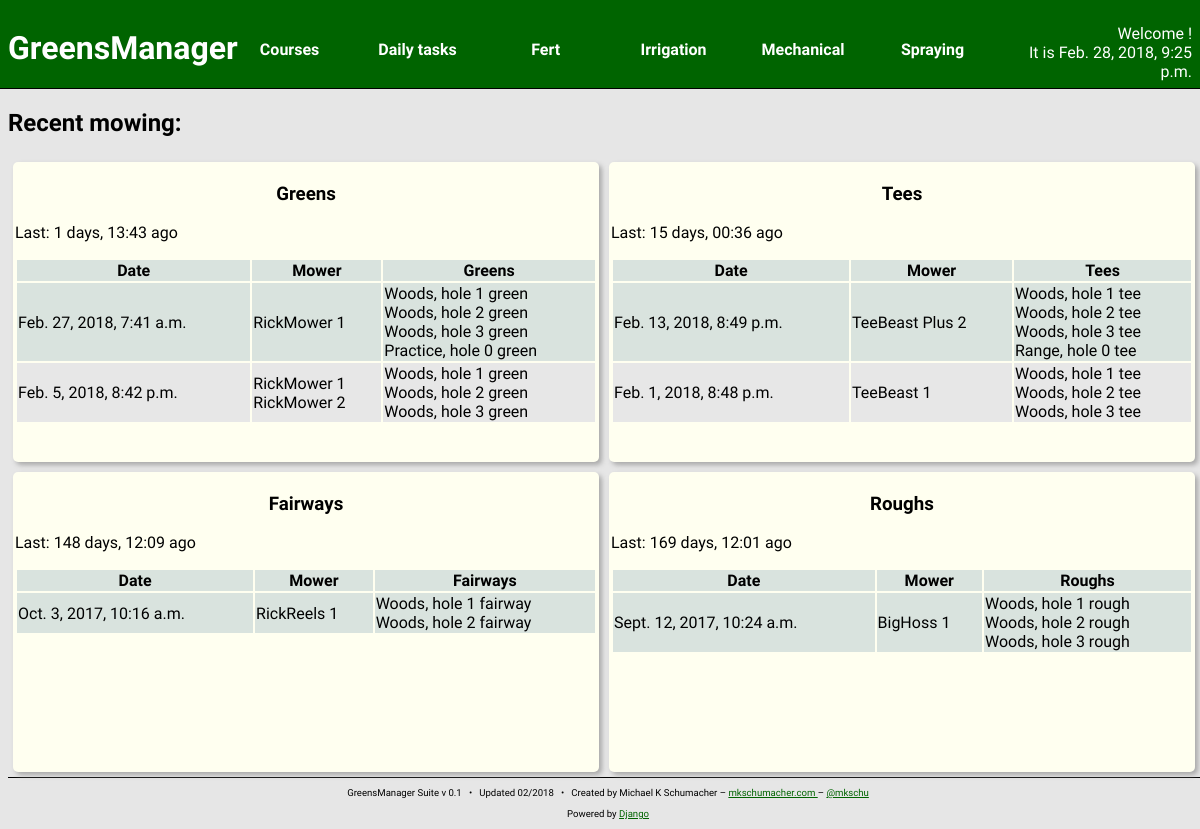
/mow/, run on the app's committed database.
### mowing/models.py (models this page shows)
class Mowing(models.Model):
    mow_date = models.DateTimeField(default=timezone.now)
    created_at = models.DateTimeField(auto_now_add=True)
    updated_at = models.DateTimeField(auto_now=True)

class GreensMowing(Mowing):
    green = models.ManyToManyField('courses.Green')
    mower = models.ManyToManyField('machines.GreensMower')

class Mowing(models.Model):
    mow_date = models.DateTimeField(default=timezone.now)
    created_at = models.DateTimeField(auto_now_add=True)
    updated_at = models.DateTimeField(auto_now=True)

class TeeMowing(Mowing):
    tee = models.ManyToManyField('courses.Tee')
    mower = models.ManyToManyField('machines.TeeMower')

class FairwayMowing(Mowing):
    fairway = models.ManyToManyField('courses.Fairway')
    mower = models.ManyToManyField('machines.FairwayMower')

class RoughMowing(Mowing):
    rough = models.ManyToManyField('courses.Rough')
    mower = models.ManyToManyField('machines.RoughMower')

### machines/models.py (models this page shows)
class Mower(Machine):
    cut_height = models.FloatField()

class GreensMower(Mower):
    """
    GreensMower class

    A subclass of Machine->Mower. Tracks machines typically used to
    mow greens.
    """

class Machine(models.Model):
    make = models.CharField(max_length=128)
    model = models.TextField(max_length=256)
    year = models.IntegerField()
    ident_number = models.CharField(max_length=16,
                                    blank = True,
                                    null = True)
    date_purchased = models.DateField()
    hours = models.FloatField()
    in_commission = models.BooleanField(default = True)
    fuel_type = models.ManyToManyField('parts.Fuel',
                                       blank = True,
                                       related_name = '+')
    oil_type = models.ManyToManyField('parts.Oil',
                                      blank = True,
                                      related_name = '+')
    oil_capacity = models.FloatField(blank = True, null = True)
    hyd_oil_type = models.ManyToManyField('parts.Oil',
                                          blank = True,
                                          related_name = '+')
    hyd_oil_capacity = models.FloatField(blank = True, null = True)
    oil_filter = models.ManyToManyField('parts.Filter',
                                        blank = True,
                                        related_name = '+')
    hyd_oil_filter = models.ManyToManyField('parts.Filter',
                                            blank = True,
                                            related_name = '+')
    fuel_filter = models.ManyToManyField('parts.Filter',
                                         blank = True,
                                         related_name = '+')
    created_at = models.DateTimeField(auto_now_add=True)
    updated_at = models.DateTimeField(auto_now=True)
    def __str__(self):
        return "%s %s" % (self.model, self.ident_number)

class TeeMower(Mower):
    """
    TeeMower class

    A subclass of Machine->Mower. Tracks machines typically used to
    mow tees.
    """

class FairwayMower(Mower):
    """
    FairwayMower class

    A subclass of Machine->Mower. Tracks machines typically used to
    mow fairways.
    """

class RoughMower(Mower):
    """
    RoughMower class

    A subclass of Machine->Mower. Tracks machines typically used to
    mow roughs.
    """

### courses/models.py (models this page shows)
class TurfFeature(models.Model):
    area = models.IntegerField()
    soil_type = models.ForeignKey('turfs.SoilType',
                                  blank = True,
                                  null = True)
    turf_species = models.ForeignKey('turfs.TurfgrassSpecies',
                                     blank = True,
                                     null = True)
    turf_cultivar = models.ForeignKey('turfs.Cultivar',
                                      blank = True,
                                      null = True)
    created_at = models.DateTimeField(auto_now_add=True)
    updated_at = models.DateTimeField(auto_now=True)

class Green(TurfFeature):
    hole = models.ForeignKey(Hole, related_name='green')
    def __str__(self):
        return "%s green" % (self.hole)

class Hole(models.Model):
    number = models.IntegerField()
    nickname = models.CharField(max_length=256,
                                null = True,
                                blank = True)
    par = models.IntegerField(default = 4)
    yardage = models.IntegerField()
    course = models.ForeignKey(Course, related_name='hole')
    created_at = models.DateTimeField(auto_now_add=True)
    updated_at = models.DateTimeField(auto_now=True)
    def __str__(self):
        return "%s, hole %d" % (self.course,
                                self.number)

class Course(models.Model):
    name = models.CharField(max_length=256)
    created_at = models.DateTimeField(auto_now_add=True)
    updated_at = models.DateTimeField(auto_now=True)
    def __str__(self):
        return "%s" % (self.name)

class Tee(TurfFeature):
    hole = models.ForeignKey(Hole, related_name='tee')
    def __str__(self):
        return "%s tee" % (self.hole)

class Fairway(TurfFeature):
    hole = models.ForeignKey(Hole, related_name='fairway')
    def __str__(self):
        return "%s fairway" % (self.hole)

class Rough(TurfFeature):
    hole = models.ForeignKey(Hole, related_name='rough')
    def __str__(self):
        return "%s rough" % (self.hole)

### mowing/views.py (the view)
# urls.py: url(r'^', views.index),
def index(request):
    curr_time = now()
    greens_mow = \
        Mow.GreensMowing.objects.all().order_by('-mow_date')[:5]
    last_greens = curr_time - greens_mow.first().mow_date
    last_greens = "%d days, %02d:%02d" % (
        last_greens.days,
        last_greens.seconds / 3600,
        (last_greens.seconds / 60) % 60
    )
    tee_mow = \
        Mow.TeeMowing.objects.all().order_by('-mow_date')[:5]
    last_tees = curr_time - tee_mow.first().mow_date
    last_tees = "%d days, %02d:%02d" % (
        last_tees.days,
        last_tees.seconds / 3600,
        (last_tees.seconds / 60) % 60
    )
    fairway_mow = \
        Mow.FairwayMowing.objects.all().order_by('-mow_date')[:5]
    last_fairway = curr_time - fairway_mow.first().mow_date
    last_fairway = "%d days, %02d:%02d" % (
        last_fairway.days,
        last_fairway.seconds / 3600,
        (last_fairway.seconds / 60) % 60
    )
    rough_mow = \
        Mow.RoughMowing.objects.all().order_by('-mow_date')[:5]
    last_rough = curr_time - rough_mow.first().mow_date
    last_rough = "%d days, %02d:%02d" % (
        last_rough.days,
        last_rough.seconds / 3600,
        (last_rough.seconds / 60) % 60
    )
    context = {
        'curr_time': curr_time,
        'greens_mow': greens_mow,
        'last_greens': last_greens,
        'tee_mow': tee_mow,
        'last_tees': last_tees,
        'fairway_mow': fairway_mow,
        'last_fairway': last_fairway,
        'rough_mow': rough_mow,
        'last_rough': last_rough
    }
    return render(request, 'mowing/index.html', context)

### mowing/templates/mowing/index.html
{% include "head.html" %}
<h2>Recent mowing:</h2>
<section class="content-block content-block-half">
    <h3>Greens</h3>
    <p>Last: {{ last_greens }} ago</p>
    <table>
        <thead>
            <th>Date</th>
            <th>Mower</th>
            <th>Greens</th>
        </thead>
        {% for m in greens_mow %}
        <tr>
            <td>{{ m.mow_date }}</td>
            <td>{% for mower in m.mower.all %}
                    {{ mower }}<br />
                {% endfor %}
            </td>
            <td>{% for g in m.green.all %}
                    {{ g }}<br />
                {% endfor %}
            </td>
        </tr>
        {% endfor %}
    </table>
</section>
<section class="content-block content-block-half">
    <h3>Tees</h3>
    <p>Last: {{ last_tees }} ago</p>
    <table>
        <thead>
            <th>Date</th>
            <th>Mower</th>
            <th>Tees</th>
        </thead>
        {% for m in tee_mow %}
        <tr>
            <td>{{ m.mow_date }}</td>
            <td>{% for mower in m.mower.all %}
                    {{ mower }}<br />
                {% endfor %}
            </td>
            <td>{% for t in m.tee.all %}
                    {{ t }}<br />
                {% endfor %}
            </td>
        </tr>
        {% endfor %}
    </table>
</section>
<section class="content-block content-block-half">
    <h3>Fairways</h3>
    <p>Last: {{ last_fairway }} ago</p>
    <table>
        <thead>
            <th>Date</th>
            <th>Mower</th>
            <th>Fairways</th>
        </thead>
        {% for m in fairway_mow %}
        <tr>
            <td>{{ m.mow_date }}</td>
            <td>{% for mower in m.mower.all %}
                    {{ mower }}<br />
                {% endfor %}
            </td>
            <td>{% for f in m.fairway.all %}
                    {{ f }}<br />
                {% endfor %}
            </td>
        </tr>
        {% endfor %}
    </table>
</section>
<section class="content-block content-block-half">
    <h3>Roughs</h3>
    <p>Last: {{ last_rough }} ago</p>
    <table>
        <thead>
            <th>Date</th>
            <th>Mower</th>
            <th>Roughs</th>
        </thead>
        {% for m in rough_mow %}
        <tr>
            <td>{{ m.mow_date }}</td>
            <td>{% for mower in m.mower.all %}
                    {{ mower }}<br />
                {% endfor %}
            </td>
            <td>{% for r in m.rough.all %}
                    {{ r }}<br />
                {% endfor %}
            </td>
        </tr>
        {% endfor %}
    </table>
</section>
{% include "foot.html" %}

### greensManager/static/styles/main.css (style rules this page uses)
body { background: #e6e6e6; font-family: 'Quattrocento Sans', sans-serif; width: 100vw; overflow: hidden; }
.content-block { width: 32%; float: left; border-radius: 5px; margin: 5px; padding: 2px; background: ivory; box-shadow: 3px 3px 5px darkgray; height: 37vh; overflow: hidden; }
.content-block h3 { text-align: center; }
.content-block table { width: 100%; }
.content-block tr:nth-child(odd) { background: #d9e3de; }
.content-block tr:nth-child(even) { background: #e7e7e7; }
.content-block-half { width: 48.5%; }

### data on the page
GreensMowing: mow_date "Feb. 27, 2018, 7:41 a.m."
GreensMower: ident_number "RickMower 1"
Green: hole.name "Woods, hole 1 green"
Green: hole.name "Woods, hole 2 green"
Green: hole.name "Woods, hole 3 green"
Green: hole.name "Practice, hole 0 green"
GreensMowing: mow_date "Feb. 5, 2018, 8:42 p.m."
GreensMower: ident_number "RickMower 2"
TeeMowing: mow_date "Feb. 13, 2018, 8:49 p.m."
TeeMower: ident_number "TeeBeast Plus 2"
Tee: hole.name "Woods, hole 1 tee"
Tee: hole.name "Woods, hole 2 tee"
Tee: hole.name "Woods, hole 3 tee"
Tee: hole.name "Range, hole 0 tee"
TeeMowing: mow_date "Feb. 1, 2018, 8:48 p.m."
TeeMower: ident_number "TeeBeast 1"
FairwayMowing: mow_date "Oct. 3, 2017, 10:16 a.m."
FairwayMower: ident_number "RickReels 1"
Fairway: hole.name "Woods, hole 1 fairway"
Fairway: hole.name "Woods, hole 2 fairway"
RoughMowing: mow_date "Sept. 12, 2017, 10:24 a.m."
RoughMower: ident_number "BigHoss 1"
Rough: hole.name "Woods, hole 1 rough"
Rough: hole.name "Woods, hole 2 rough"
Rough: hole.name "Woods, hole 3 rough"

### other printed values
{{ last_greens }} "1 days, 13:43"
{{ last_tees }} "15 days, 00:36"
{{ last_fairway }} "148 days, 12:09"
{{ last_rough }} "169 days, 12:01"
